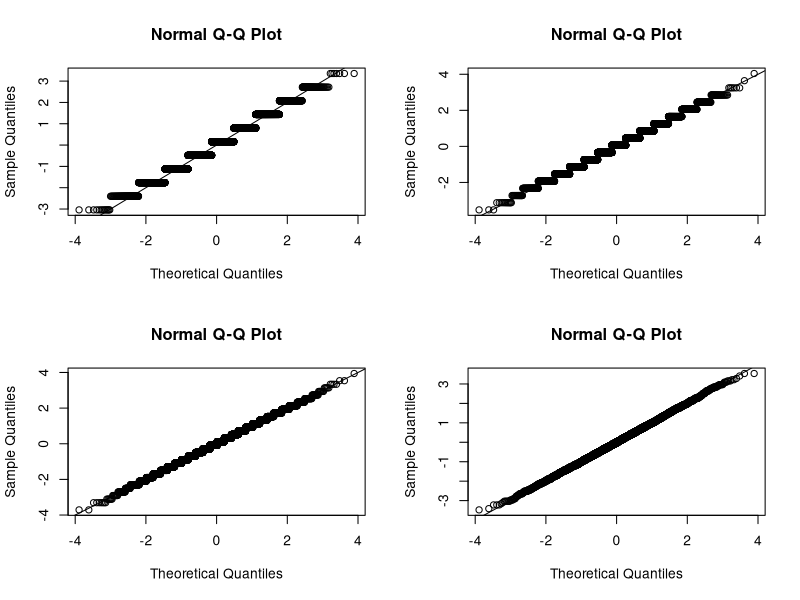
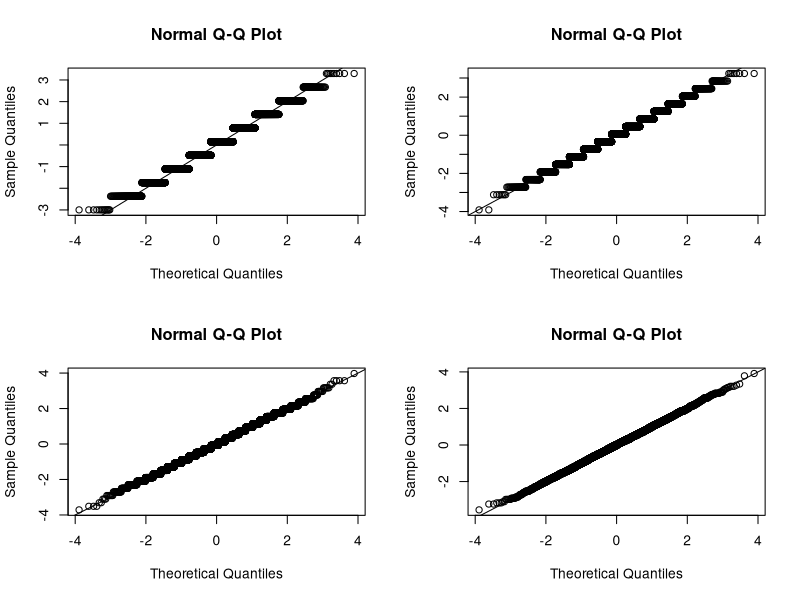
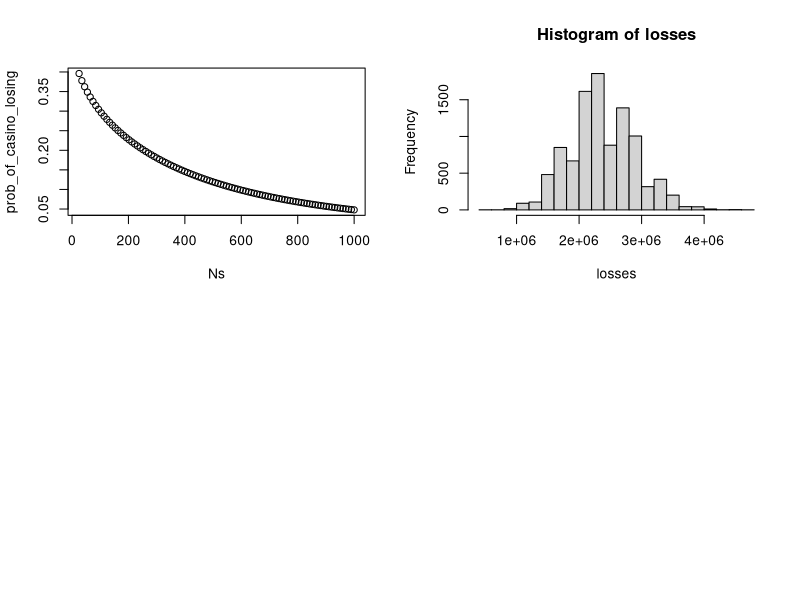
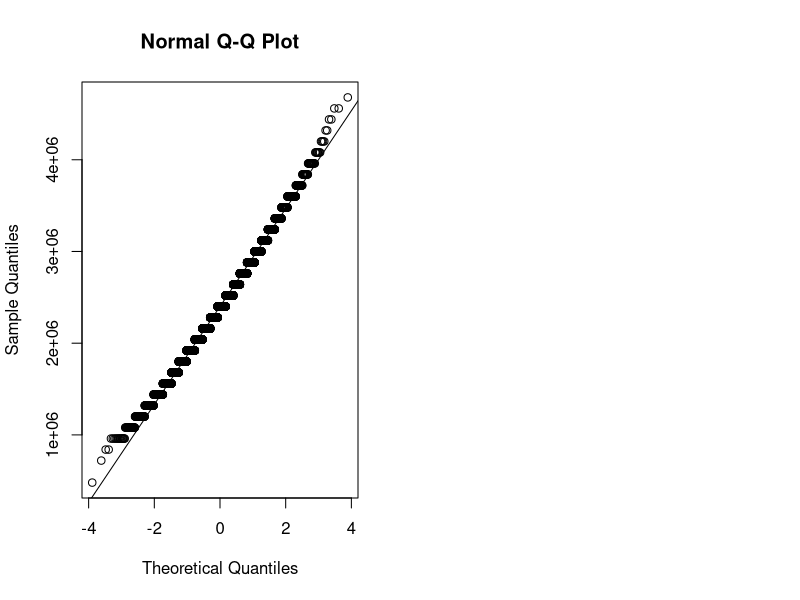
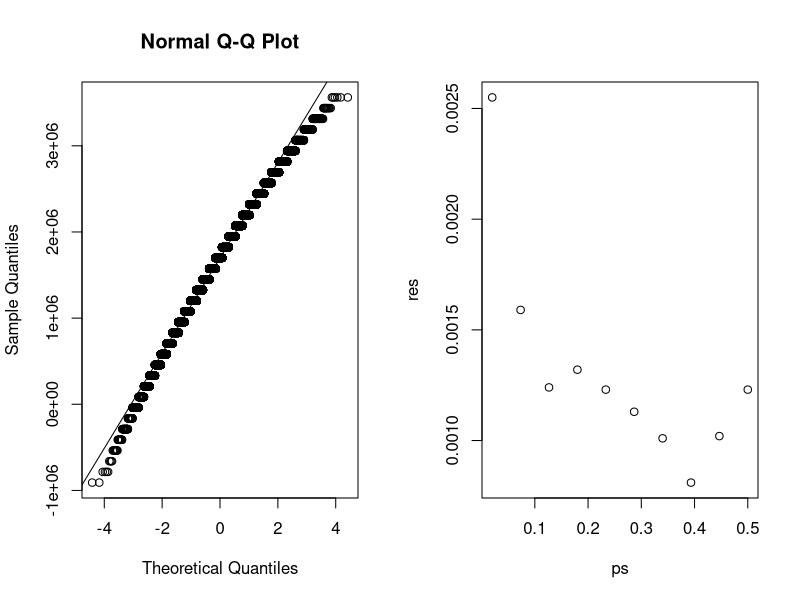

The R script that drew these images, in order:
## ---- chunk 1
get_outcome <- function(N){
  x <- sample( c(-1,1), N, replace=TRUE, prob=c(10/19,9/19))
  sum(x)
}
get_outcome(10)
## ---- chunk 2
mysd <- function(x){
  sqrt(mean((x-mean(x))^2))
}
B <- 10^4
par(mfrow=c(2,2)) ##don't worry if you don't know what this is. You can remove it.
for(N in c(10, 25, 100, 1000)){
  winnings <- replicate(B,get_outcome(N) )
  z <- (winnings - mean(winnings))/mysd(winnings)
  qqnorm(z)
  abline(0,1)
  cat("Expected value:", mean(winnings), 
      "Standard Error:", mysd(winnings),"\n")
}
## ---- chunk 3
par(mfrow=c(2,2)) ##don't worry if you don't know what this is. You can remove it.
for(N in c(10, 25, 100, 1000)){
  average_winnings <- replicate(B,get_outcome(N) ) / N
  z <- (average_winnings - mean(average_winnings))/mysd(average_winnings)
  qqnorm(z)
  abline(0,1)
  cat("Expected value:", mean(average_winnings), 
      "Standard Error:", mysd(average_winnings),"\n")
}
## ---- chunk 4
1-pnorm( sqrt(25)*(1/19)/0.998614)
## ---- chunk 5
B <- 10^5
winnings <- replicate(B,get_outcome(25) )
mean(winnings>0)                   
## ---- chunk 6
Ns <-seq(25, 1000, len=100)
prob_of_casino_losing <- 1 - pnorm( sqrt(Ns)*(1/19/0.998614))
plot(Ns, prob_of_casino_losing)
## ---- chunk 7
N <- 1000
loss_per_foreclosure <- 120000
p <- 0.02
defaults <- sample( c(0,1), N, prob=c(1-p, p), replace = TRUE)
sum(defaults * loss_per_foreclosure)
## ---- chunk 8
B <- 10^4
losses <- replicate(B, {
  defaults <- sample( c(0,1), N, prob=c(1-p, p), replace = TRUE) 
  sum(defaults * loss_per_foreclosure)
})
hist(losses)
par(mfrow=c(1,2))
qqnorm(losses)
qqline(losses)
mean(losses)
sd(losses)
## ---- chunk 9
loan <- 180000
p <- 0.02
loss_per_foreclosure <- 120000
interest_rate <- (100+p*loss_per_foreclosure)/(1-p)/loan
cat("interest rate is: ",interest_rate)
B <- 10000
profit <- replicate(B, {
  x <- sample( c(-loss_per_foreclosure, interest_rate*loan ), N, replace=TRUE, prob=c(p, 1-p))
  sum(x)
})
mean(profit/N) ##should be about 100
## ---- chunk 10
mean(profit < 0)
## ---- chunk 11
loan <- 180000
p <- 0.02
z <- -qnorm(0.001)
loss_per_foreclosure <- 120000
interest_rate <- loss_per_foreclosure*(z*sqrt(p*(1-p))+sqrt(N)*p)/
  ((1-p)*sqrt(N) - z*sqrt(p*(1-p)))/loan
cat("Interest rate is: ", interest_rate,"\n")
expectation <- -loss_per_foreclosure*p + interest_rate*loan*(1-p)
cat("Mean profit:" , expectation*N )
B <- 10^5
profit <- replicate(B, {
  x <- sample( c(-loss_per_foreclosure, interest_rate*loan ), N, replace=TRUE, prob=c(p, 1-p))
  sum(x)
})
mean(profit<0) ##should be about 0.001
## ---- chunk 12
##Note that the normal approximation is not that great at the tails
par(mfrow=c(1,2))
qqnorm(profit)
qqline(profit)
## ---- chunk 13
B <- 10^5
ps <- seq(0.02,0.5,len=10)
res <- sapply(ps,function(p){
  interest_rate <- loss_per_foreclosure*(z*sqrt(p*(1-p))+sqrt(N)*p)/
  ((1-p)*sqrt(N) - z*sqrt(p*(1-p)))/loan
  profit <- replicate(B, {
    x <- sample( c(-loss_per_foreclosure, interest_rate*loan ), N, replace=TRUE, prob=c(p, 1-p))
    sum(x)
    })
  mean(profit<0) ##should be about 0.001
})
plot(ps,res)
## ---- chunk 14
p2 <- 0.05
interest_rate2 <- (expectation +
                     loss_per_foreclosure*p2)/(1-p2)/loan
interest_rate2
## ---- chunk 15
loan <- 180000
loss_per_foreclosure <- 120000
p2 <- 0.05
interest_rate2 <- (expectation +
                     loss_per_foreclosure*p2)/(1-p2)/loan
B <- 10^4
profit <- replicate(B, {
  x <- sample( c(-loss_per_foreclosure, interest_rate2*loan ), N, replace=TRUE, prob=c(p2, 1-p2))
  sum(x)
})
mean(profit<0) ##should be about 0.001
## ---- chunk 16
z <- -qnorm(0.001)
N2 <- (z*(interest_rate2*loan + loss_per_foreclosure)*sqrt(p2*(1-p2)) / 
  (interest_rate2*loan*(1-p2) - loss_per_foreclosure*p2 ))^2
cat("N is :",N2)
B <- 10^4
profit <- replicate(B, {
  x <- sample( c(-loss_per_foreclosure, interest_rate2*loan ), N2, replace=TRUE, prob=c(p2, 1-p2))
  sum(x)
})
mean(profit<0) ##should be about 0.001

## ---- chunk 17
loan <- 180000
loss_per_foreclosure <- 120000
p2 <- 0.05
interest_rate2 <- 0.05
B <- 10^5
outcomes1 <- replicate(B,{
  sample( c(-loss_per_foreclosure, interest_rate2*loan ), 2, replace=TRUE, prob=c(p2, 1-p2))
})
## ---- chunk 18
sum( outcomes1[1,] < 0 & outcomes1[2,]<0)/sum(outcomes1[1,]<0)
## ---- chunk 19
B <- 10^5
outcomes2 <- replicate(B,{
  add <- sample( c(-0.04,0.04), 1)
  sample( c(-loss_per_foreclosure, interest_rate2*loan ), 2, replace=TRUE, prob=c(p2+add, 1-(p2+add)))
})
## ---- chunk 20
sum( outcomes2[1,] < 0 & outcomes2[2,]<0)/sum(outcomes2[1,]<0)
## ---- chunk 21
B <- 10^5
profit2 <- replicate(B,{
  add <- sample( c(-0.04,0.04), 1)
  x <- sample( c(-loss_per_foreclosure, interest_rate2*loan ), N2, replace=TRUE, prob=c(p2+add, 1-(p2+add)))
  sum(x)
})
## ---- chunk 22
mean(profit)
mean(profit2)
## ---- chunk 23
mean(profit < 0)
mean(profit2 < 0)
## ---- chunk 24
mean(profit < -10^6)
mean(profit2 < -10^6)
